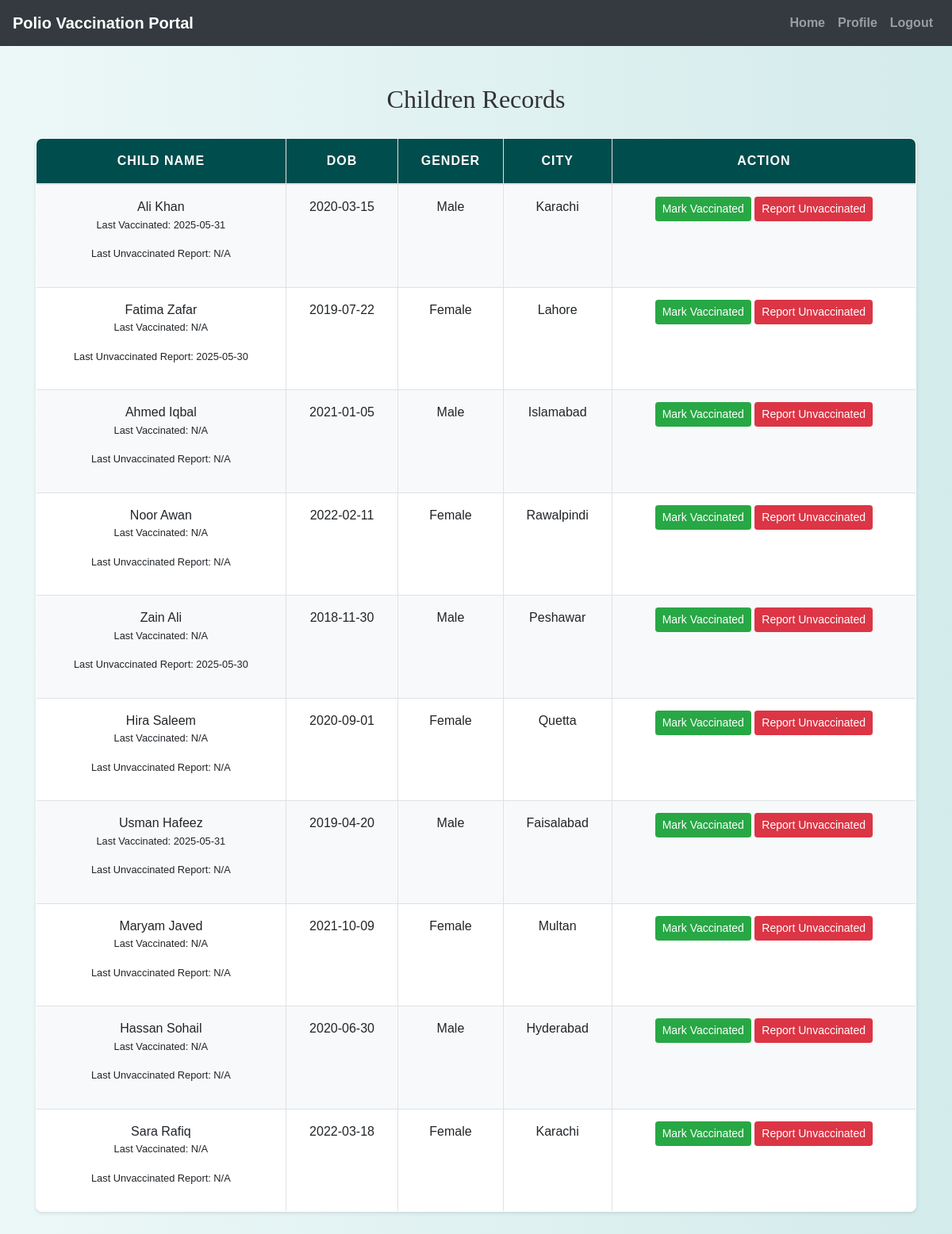
/worker/view_children.php (signed in), run on the app's committed database.
### tables this page shows
CREATE TABLE `children` (
  `child_id` int(11) NOT NULL,
  `parent_id` int(11) NOT NULL,
  `first_name` varchar(100) NOT NULL,
  `last_name` varchar(100) NOT NULL,
  `date_of_birth` date NOT NULL,
  `gender` enum('Male','Female','Other') NOT NULL,
  `address` varchar(255) NOT NULL,
  `city` varchar(100) NOT NULL,
  `province` varchar(100) NOT NULL,
  `postal_code` varchar(20) NOT NULL,
  `special_notes` text DEFAULT NULL,
  `created_at` timestamp NOT NULL DEFAULT current_timestamp(),
  `updated_at` timestamp NOT NULL DEFAULT current_timestamp() ON UPDATE current_timestamp()
);

### worker/view_children.php (the view, shortened to what this page needs)
<?php
include('config.php');
$children = mysqli_query($conn, "SELECT * FROM children ORDER BY created_at DESC");
$last_vaccinated = [];
$result = mysqli_query($conn, "
    SELECT child_id, MAX(vaccine_date) as last_vaccine_date
    FROM vaccinations
    GROUP BY child_id
");
while ($row = mysqli_fetch_assoc($result)) {
    $last_vaccinated[$row['child_id']] = $row['last_vaccine_date'];
}
$last_reported = [];
$result = mysqli_query($conn, "
    SELECT child_id, MAX(report_date) as last_report_date
    FROM unvaccinated_reports
    GROUP BY child_id
");
while ($row = mysqli_fetch_assoc($result)) {
    $last_reported[$row['child_id']] = $row['last_report_date'];
}
?>
<!DOCTYPE html>
<html>
<head>
    <link rel="stylesheet" href="https://maxcdn.bootstrapcdn.com/bootstrap/4.5.2/css/bootstrap.min.css">
    <link rel="stylesheet" href="../css/style.css">
</head>
<body>
<?php include('navbar.php'); ?>
<div class="container mt-5 mb-5">
    <h2>Children Records</h2>
    <?php if (mysqli_num_rows($children) > 0): ?>
        <table class="table table-bordered">
            <thead>
                <tr>
                    <th>Child Name</th>
                    <th>DOB</th>
                    <th>Gender</th>
                    <th>City</th>
                    <th>Action</th>
                </tr>
            </thead>
            <tbody>
                <?php while ($child = mysqli_fetch_assoc($children)): ?>
                    <tr>
                        <td>
                            <?= htmlspecialchars($child['first_name'] . ' ' . $child['last_name']) ?>
                            <p><small>Last Vaccinated: <?= isset($last_vaccinated[$child['child_id']]) ? htmlspecialchars($last_vaccinated[$child['child_id']]) : 'N/A' ?></small></p>
                            <p><small>Last Unvaccinated Report: <?= isset($last_reported[$child['child_id']]) ? htmlspecialchars($last_reported[$child['child_id']]) : 'N/A' ?></small></p>
                        </td>
                        <td><?= htmlspecialchars($child['date_of_birth']) ?></td>
                        <td><?= htmlspecialchars($child['gender']) ?></td>
                        <td><?= htmlspecialchars($child['city']) ?></td>
                        <td>
                            <button class="btn btn-success btn-sm" data-toggle="modal" data-target="#vaccinateModal<?= $child['child_id'] ?>">Mark Vaccinated</button>
                            <button class="btn btn-danger btn-sm" data-toggle="modal" data-target="#unvaccinatedModal<?= $child['child_id'] ?>">Report Unvaccinated</button>
                        </td>
                    </tr>
                <?php endwhile; ?>
            </tbody>
        </table>
    <?php else: ?>
        <p>No children records found.</p>
    <?php endif; ?>
</div>
</body>
</html>

### css/style.css (style rules this page uses)
body { background: linear-gradient(90deg, rgba(233, 246, 246, 0.831), rgba(207, 233, 233, 0.9)); font-family: 'Arial', sans-serif; color: #333; line-height: 1.6; }
h1, h2, h3, h4 { text-align: center; margin-top: 30px; margin-bottom: 30px; font-family: 'Georgia', serif; }
.container { margin-bottom: 40px; }
.table { width: 100%; border-collapse: collapse; margin-top: 20px; font-size: 16px; background-color: #ffffff; border-radius: 8px; overflow: hidden; box-shadow: 0 2px 4px rgba(0, 0, 0, 0.1); }
.table th, .table td { padding: 15px; border: 1px solid #dee2e6; text-align: center; }
.table thead th { background-color: #004d4d; color: white; font-weight: bold; text-transform: uppercase; letter-spacing: 1px; }
.table tbody tr:nth-child(odd) { background-color: #f8f9fa; }

### worker/view_children.php (style rules this page uses)
small { display: block; }

### data on the page
children: first_name+last_name "Ali Khan", child_id "2025-05-31", shows "N/A", date_of_birth "2020-03-15", gender "Male", city "Karachi"
children: first_name+last_name "Fatima Zafar", shows "N/A", child_id "2025-05-30", date_of_birth "2019-07-22", gender "Female", city "Lahore"
children: first_name+last_name "Ahmed Iqbal", shows "N/A", date_of_birth "2021-01-05", gender "Male", city "Islamabad"
children: first_name+last_name "Noor Awan", shows "N/A", date_of_birth "2022-02-11", gender "Female", city "Rawalpindi"
children: first_name+last_name "Zain Ali", shows "N/A", child_id "2025-05-30", date_of_birth "2018-11-30", gender "Male", city "Peshawar"
children: first_name+last_name "Hira Saleem", shows "N/A", date_of_birth "2020-09-01", gender "Female", city "Quetta"
children: first_name+last_name "Usman Hafeez", child_id "2025-05-31", shows "N/A", date_of_birth "2019-04-20", gender "Male", city "Faisalabad"
children: first_name+last_name "Maryam Javed", shows "N/A", date_of_birth "2021-10-09", gender "Female", city "Multan"
children: first_name+last_name "Hassan Sohail", shows "N/A", date_of_birth "2020-06-30", gender "Male", city "Hyderabad"
children: first_name+last_name "Sara Rafiq", shows "N/A", date_of_birth "2022-03-18", gender "Female", city "Karachi"
